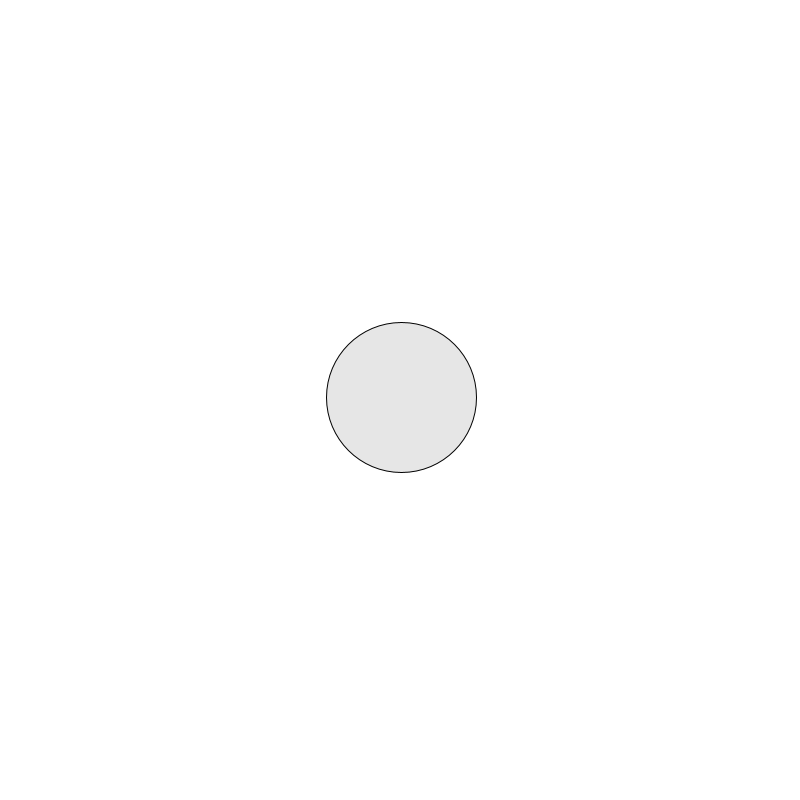
Frame 1 (no input)
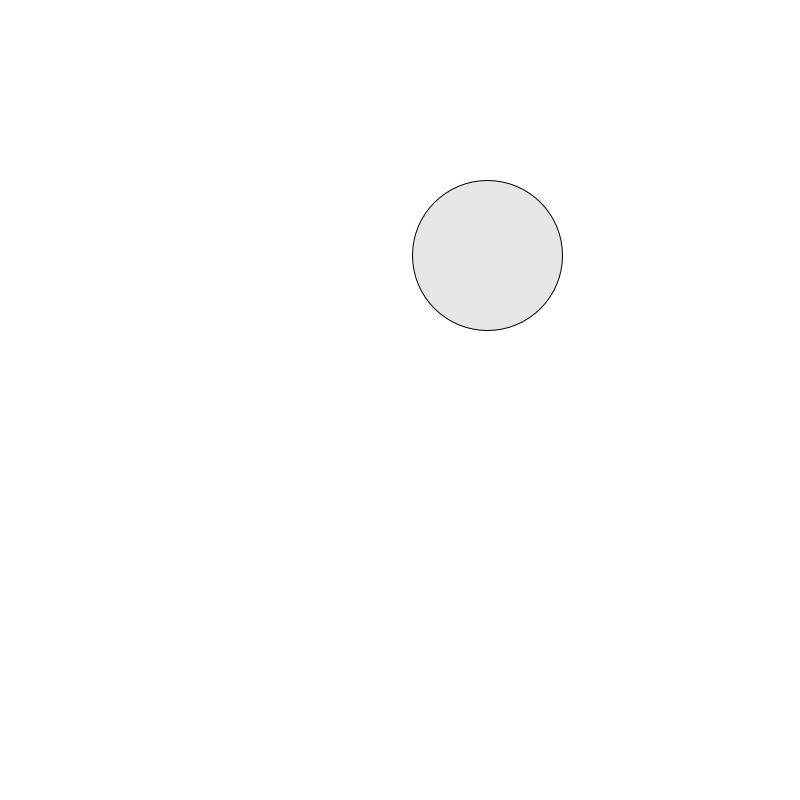
Frame 60 (the mouse pressed at the canvas centre just before this capture)
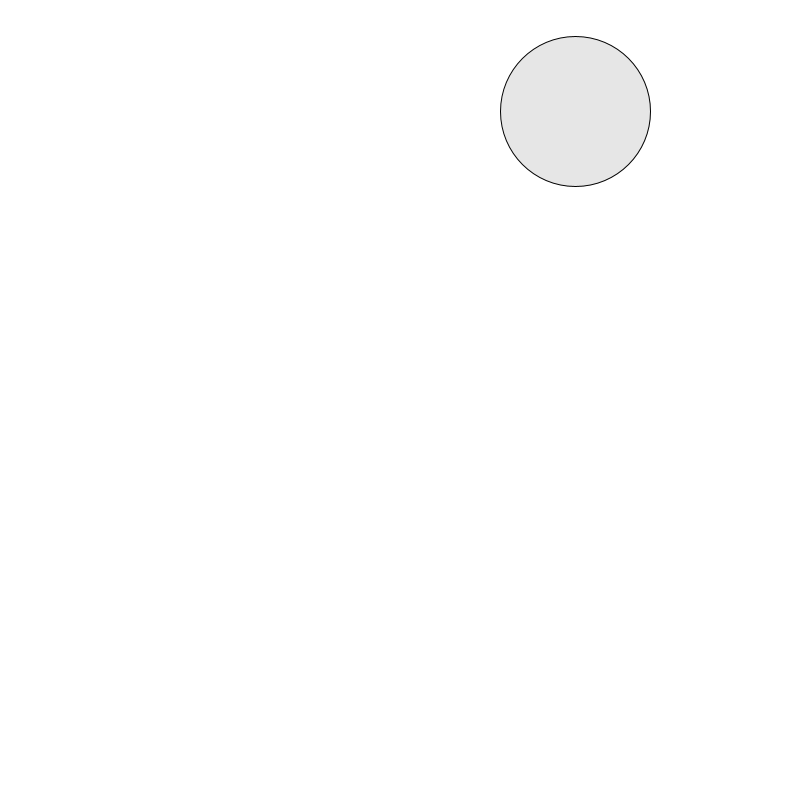
Frame 120 (the mouse held since frame 60 and released just before this capture)

The Processing sketch that drew these frames (run headless with seeded random() and noise(); from frame 60 on, the mouse is pressed at the canvas centre):

// Processing sketch: w04j_bouncingBall
// ── w04j_bouncingBall.pde
// code 1 fall 2019
// bryan ma

// a "bouncing ball" program - it uses slightly more
// complex logic than the pattern conditionals, to 
// invert a speed value that is added to the x and y
// values any time the ellipse touches the walls.

float x;
float y;
float xSpeed;
float ySpeed;
float radius = 75;

void setup() {
  size(800, 800);

  x = width/2;
  y = height/2;
  xSpeed = random(-5, 5);
  ySpeed = random(-5, 5);
}

void draw() {
  background(255);

  if (x > width - radius|| x < radius) {
    xSpeed *= -1;
  }
  if (y > height - radius || y < radius) {
    ySpeed *= -1;
  }

  x += xSpeed;
  y += ySpeed;
  
  fill(230);
  ellipse(x, y, radius * 2, radius * 2); 
}
